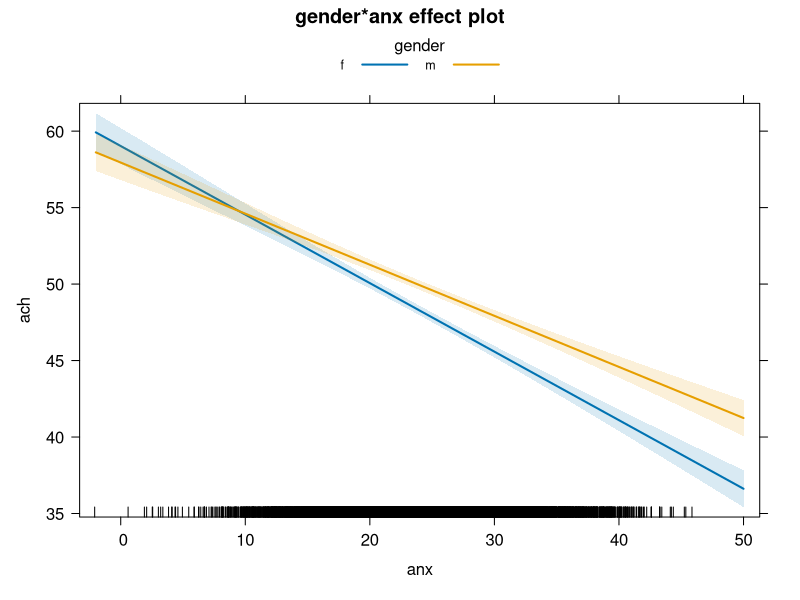

Write R code to recreate this figure.

###########################

# install.packages("effects") # installo il pacchetto effects se non ce l'ho già
rm(list=ls()) # svuoto il workspace prima di iniziare 
library(effects) # carico il pacchetto effects

###########################

# stabilisco la numerosità del campione
N = 10000

# simulo anxiety da una distribuzione normale
anx = rnorm(n=N, mean=24.5, sd=6.2)

# simulo gender con dati binomiali 0/1
# in alternativa: gender = sample(c(0,1),N,replace=T)
gender = rbinom(n=N, size=1, prob=.5)

# simulo la distribuzione del termine di errore (conoscendo il sigma)
Error = rnorm(n=N, mean=0, sd=10.05)

# genero l'achievement combinando parametri noti e predittori
ach = + 59.56 - 1.28*gender - 0.46*anx + 0.11*gender*anx + Error

# metto tutto in un data frame
d = data.frame(ach,gender,anx)

# ricodifico 0/1 come f/m per praticità negli step successivi
d$gender = ifelse(d$gender==0,"f","m")

# stimo modelli CON vs SENZA l'interazione di interesse e li confronto
fit0 = lm(ach ~ gender + anx, data=d)
fit1 = lm(ach ~ gender * anx, data=d)
anova(fit0, fit1)
# do un'occhiata anche ai BIC e agli AIC dei modelli (minore è meglio)
BIC(fit0, fit1)
AIC(fit0,fit1)

# il modello CON l'interazione è risultato vincente, quindi guardo i parametri
summary(fit1)

# modo semplice per visualizzare gli effetti del modello con interazione
plot( allEffects(fit1) , multiline=T, ci.style="bands")

###########################
